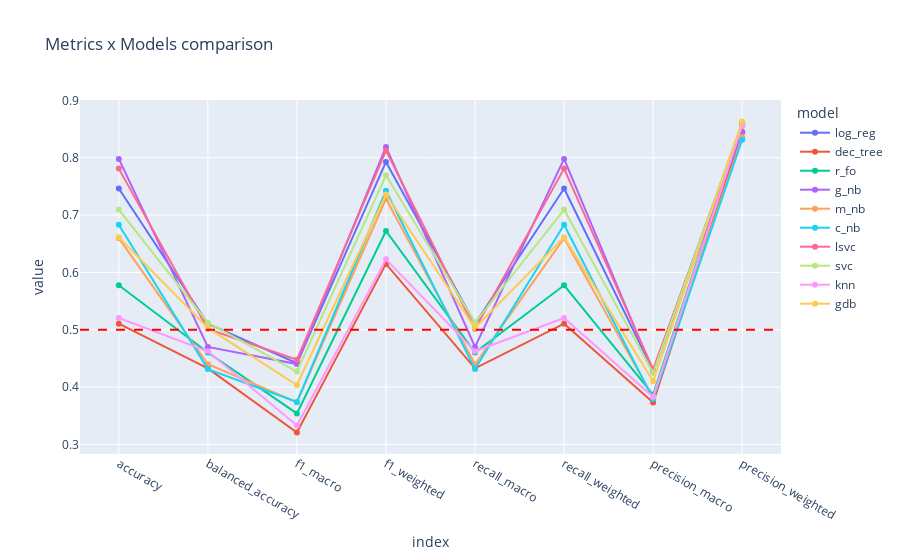

The notebook cell this image was saved under:
### Code cell
# Line plots of metrics for comparison
lineplot_metrics(data)

### Figure 1 — Plotly figure (JSON) as saved in the notebook; plotly's stock layout.template omitted (floating-point values rounded to 4 significant figures)
{"data": [{"hovertemplate": "model=log_reg<br>index=%{x}<br>value=%{y}<extra></extra>", "legendgroup": "log_reg", "line": {"color": "#636efa", "dash": "solid"}, "marker": {"symbol": "circle"}, "mode": "lines+markers", "name": "log_reg", "orientation": "v", "showlegend": true, "type": "scatter", "x": ["accuracy", "balanced_accuracy", "f1_macro", "f1_weighted", "recall_macro", "recall_weighted", "precision_macro", "precision_weighted"], "xaxis": "x", "y": [0.7464, 0.5106, 0.4415, 0.7926, 0.5106, 0.7464, 0.4283, 0.8596], "yaxis": "y"}, {"hovertemplate": "model=dec_tree<br>index=%{x}<br>value=%{y}<extra></extra>", "legendgroup": "dec_tree", "line": {"color": "#EF553B", "dash": "solid"}, "marker": {"symbol": "circle"}, "mode": "lines+markers", "name": "dec_tree", "orientation": "v", "showlegend": true, "type": "scatter", "x": ["accuracy", "balanced_accuracy", "f1_macro", "f1_weighted", "recall_macro", "recall_weighted", "precision_macro", "precision_weighted"], "xaxis": "x", "y": [0.5106, 0.4327, 0.3207, 0.6148, 0.4327, 0.5106, 0.3731, 0.8451], "yaxis": "y"}, {"hovertemplate": "model=r_fo<br>index=%{x}<br>value=%{y}<extra></extra>", "legendgroup": "r_fo", "line": {"color": "#00cc96", "dash": "solid"}, "marker": {"symbol": "circle"}, "mode": "lines+markers", "name": "r_fo", "orientation": "v", "showlegend": true, "type": "scatter", "x": ["accuracy", "balanced_accuracy", "f1_macro", "f1_weighted", "recall_macro", "recall_weighted", "precision_macro", "precision_weighted"], "xaxis": "x", "y": [0.5775, 0.4603, 0.354, 0.6723, 0.4603, 0.5775, 0.3868, 0.8577], "yaxis": "y"}, {"hovertemplate": "model=g_nb<br>index=%{x}<br>value=%{y}<extra></extra>", "legendgroup": "g_nb", "line": {"color": "#ab63fa", "dash": "solid"}, "marker": {"symbol": "circle"}, "mode": "lines+markers", "name": "g_nb", "orientation": "v", "showlegend": true, "type": "scatter", "x": ["accuracy", "balanced_accuracy", "f1_macro", "f1_weighted", "recall_macro", "recall_weighted", "precision_macro", "precision_weighted"], "xaxis": "x", "y": [0.7979, 0.47, 0.4401, 0.8187, 0.47, 0.7979, 0.4265, 0.8446], "yaxis": "y"}, {"hovertemplate": "model=m_nb<br>index=%{x}<br>value=%{y}<extra></extra>", "legendgroup": "m_nb", "line": {"color": "#FFA15A", "dash": "solid"}, "marker": {"symbol": "circle"}, "mode": "lines+markers", "name": "m_nb", "orientation": "v", "showlegend": true, "type": "scatter", "x": ["accuracy", "balanced_accuracy", "f1_macro", "f1_weighted", "recall_macro", "recall_weighted", "precision_macro", "precision_weighted"], "xaxis": "x", "y": [0.6597, 0.4398, 0.3737, 0.7285, 0.4398, 0.6597, 0.3819, 0.8357], "yaxis": "y"}, {"hovertemplate": "model=c_nb<br>index=%{x}<br>value=%{y}<extra></extra>", "legendgroup": "c_nb", "line": {"color": "#19d3f3", "dash": "solid"}, "marker": {"symbol": "circle"}, "mode": "lines+markers", "name": "c_nb", "orientation": "v", "showlegend": true, "type": "scatter", "x": ["accuracy", "balanced_accuracy", "f1_macro", "f1_weighted", "recall_macro", "recall_weighted", "precision_macro", "precision_weighted"], "xaxis": "x", "y": [0.683, 0.4314, 0.3742, 0.7424, 0.4314, 0.683, 0.3793, 0.8314], "yaxis": "y"}, {"hovertemplate": "model=lsvc<br>index=%{x}<br>value=%{y}<extra></extra>", "legendgroup": "lsvc", "line": {"color": "#FF6692", "dash": "solid"}, "marker": {"symbol": "circle"}, "mode": "lines+markers", "name": "lsvc", "orientation": "v", "showlegend": true, "type": "scatter", "x": ["accuracy", "balanced_accuracy", "f1_macro", "f1_weighted", "recall_macro", "recall_weighted", "precision_macro", "precision_weighted"], "xaxis": "x", "y": [0.781, 0.5016, 0.4479, 0.8126, 0.5016, 0.781, 0.431, 0.8561], "yaxis": "y"}, {"hovertemplate": "model=svc<br>index=%{x}<br>value=%{y}<extra></extra>", "legendgroup": "svc", "line": {"color": "#B6E880", "dash": "solid"}, "marker": {"symbol": "circle"}, "mode": "lines+markers", "name": "svc", "orientation": "v", "showlegend": true, "type": "scatter", "x": ["accuracy", "balanced_accuracy", "f1_macro", "f1_weighted", "recall_macro", "recall_weighted", "precision_macro", "precision_weighted"], "xaxis": "x", "y": [0.7096, 0.5124, 0.4271, 0.7693, 0.5124, 0.7096, 0.4247, 0.8622], "yaxis": "y"}, {"hovertemplate": "model=knn<br>index=%{x}<br>value=%{y}<extra></extra>", "legendgroup": "knn", "line": {"color": "#FF97FF", "dash": "solid"}, "marker": {"symbol": "circle"}, "mode": "lines+markers", "name": "knn", "orientation": "v", "showlegend": true, "type": "scatter", "x": ["accuracy", "balanced_accuracy", "f1_macro", "f1_weighted", "recall_macro", "recall_weighted", "precision_macro", "precision_weighted"], "xaxis": "x", "y": [0.5204, 0.4624, 0.333, 0.6228, 0.4624, 0.5204, 0.3828, 0.8562], "yaxis": "y"}, {"hovertemplate": "model=gdb<br>index=%{x}<br>value=%{y}<extra></extra>", "legendgroup": "gdb", "line": {"color": "#FECB52", "dash": "solid"}, "marker": {"symbol": "circle"}, "mode": "lines+markers", "name": "gdb", "orientation": "v", "showlegend": true, "type": "scatter", "x": ["accuracy", "balanced_accuracy", "f1_macro", "f1_weighted", "recall_macro", "recall_weighted", "precision_macro", "precision_weighted"], "xaxis": "x", "y": [0.6614, 0.5033, 0.4036, 0.7359, 0.5033, 0.6614, 0.4103, 0.8633], "yaxis": "y"}], "layout": {"legend": {"title": {"text": "model"}, "tracegroupgap": 0}, "shapes": [{"line": {"color": "red", "dash": "dash"}, "type": "line", "x0": 0, "x1": 1, "xref": "x domain", "y0": 0.5, "y1": 0.5, "yref": "y"}], "title": {"text": "Metrics x Models comparison"}, "xaxis": {"anchor": "y", "domain": [0, 1], "title": {"text": "index"}}, "yaxis": {"anchor": "x", "domain": [0, 1], "dtick": 0.1, "tick0": 0, "title": {"text": "value"}}}}
